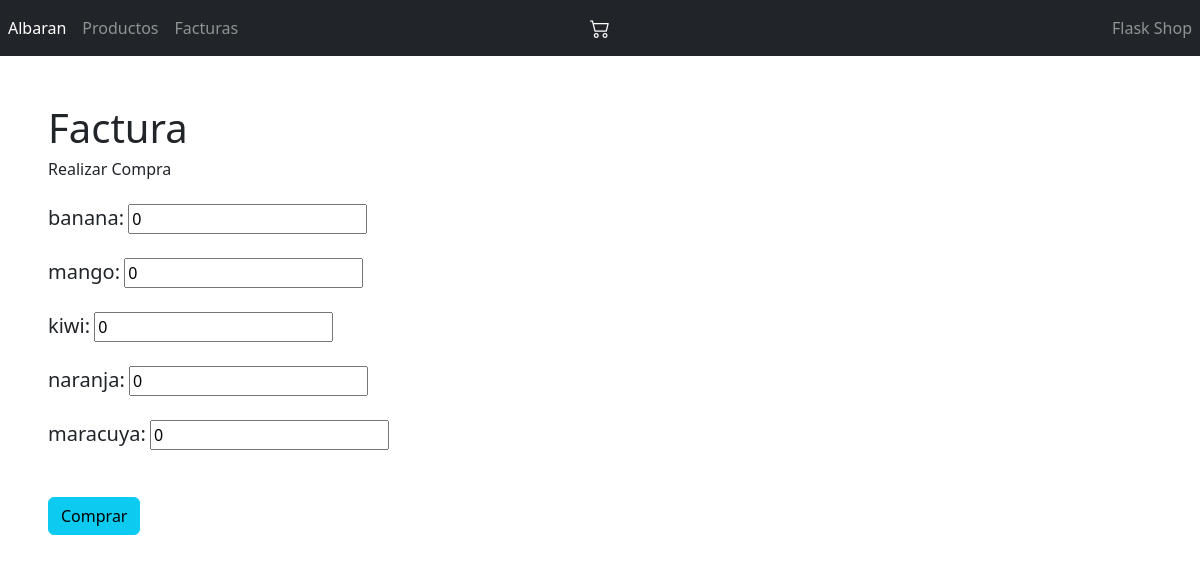
Page /factura on the committed database.
### models.py (models this page shows)
class Producto(db.Model):
    __tablename__ = 'producto'
    id = db.Column(db.Integer, primary_key=True)
    name = db.Column(db.String(50), unique=True, nullable=False)
    stock = db.Column(db.Integer, nullable=False)

### routes.py (the view, shortened to what this page needs)
@main.route("/factura", methods=['GET', 'POST'])
def create_factura():
    form = PurchaseForm()
    productos = Producto.query.all()
    data = {}
    for key, value in request.form.items():
        if key != 'csrf_token':
            data[int(key)] = int(value)
    print(data)
    return render_template("factura.html", form=form, productos=productos)

### forms.py
class PurchaseForm(FlaskForm):
    producto = SelectMultipleField('Producto', choices=["banana", "mango", "naranja", "maracuya", "kiwi"])

### templates/factura.html (shortened to what this page needs)
{% extends "base.html" %}
{% block main %}
<div class="mt-5 ml-5">
    <h1>Factura</h1>
    <h6 class="mb-4">Realizar Compra</h6>
    <form method="post">
        {% for product in productos %}
        <div class="mb-2">
            <label class="blockquote">{{ product.name }}:</label>
            <input type="number" name="{{ product.id }}" value="0" min="0" step="1">
        </div>
        {% endfor %}
        <input type="submit" class="mt-4 btn btn-info" value="Comprar"/>
    </form>
</div>
{% endblock %}

### rows in the picture
Producto: name "banana"
Producto: name "mango"
Producto: name "kiwi"
Producto: name "naranja"
Producto: name "maracuya"
